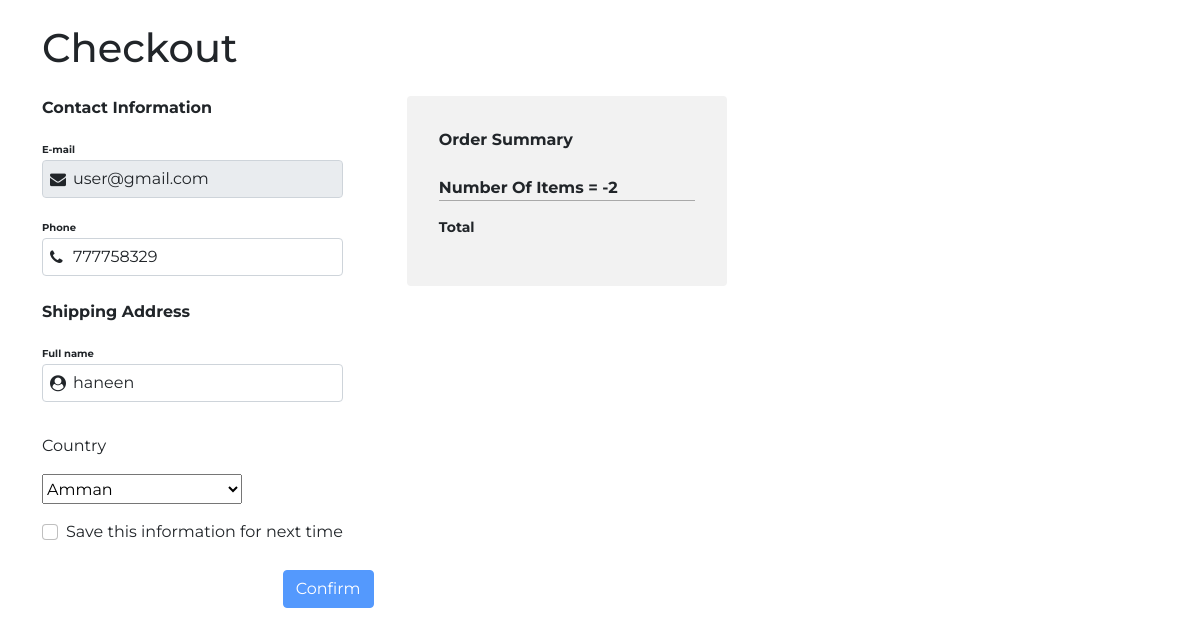
/money/index.php (signed in), run on an earlier commit of the app's database.
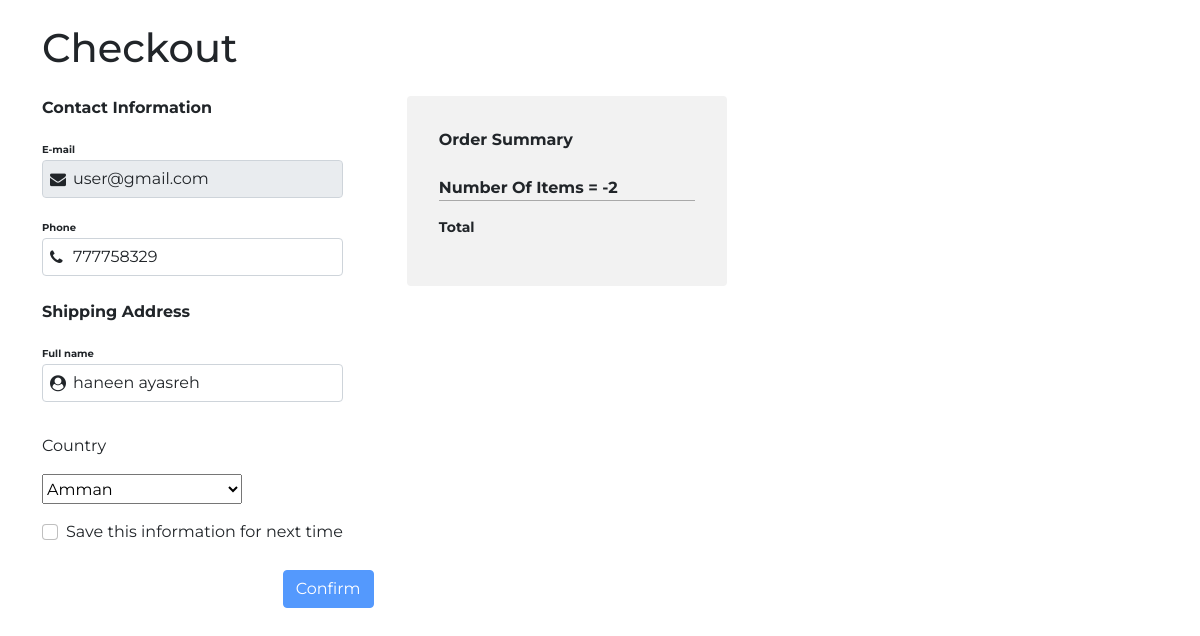
And on a later commit of the database.
### tables this page shows
CREATE TABLE `user` (
  `user_id` int(11) NOT NULL,
  `user_fullname` varchar(50) DEFAULT NULL,
  `user_email` varchar(50) DEFAULT NULL,
  `user_password` varchar(50) DEFAULT NULL,
  `user_date_create` date DEFAULT NULL,
  `user_last_login` date DEFAULT NULL,
  `user_phone` varchar(50) NOT NULL,
  `user_city` varchar(200) NOT NULL
);

### money/index.php (the view, shortened to what this page needs)
<!DOCTYPE html>
<html lang="en">
<head>
    <link href="https://cdn.jsdelivr.net/npm/bootstrap@5.1.3/dist/css/bootstrap.min.css" rel="stylesheet">
    <link rel="stylesheet" href="https://cdnjs.cloudflare.com/ajax/libs/font-awesome/4.7.0/css/font-awesome.min.css">
    <link rel="stylesheet" href="style.css">
</head>
<body>
    <div class="container mt-4">
    <?php include("../admin/includes/config.php");?>
    <?php
        $user_id = $_SESSION['users']['id'];
        $cities = ['Amman','Irbid','Jarash','Blue City','Ajloun'];
        $select = "SELECT * FROM user where user_id = $user_id";
        $res=$conn->query($select);
        $row= $res->fetch_assoc();
    ?>
       <h1>Checkout</h1>
        <section class="mt-4">
            <form name="form">
                <div class="contact">
                    <p class="heading">Contact Information</p>
                    <div class="form-group">
                        <small>E-mail</small>
                        <input type="email" class="form-control" value="<?php echo @$row['user_email'];  ?>" placeholder="Enter you email..." name="email" disabled>
                        <i class="fa fa-envelope"></i>
                    </div>
                    <div class="form-group">
                        <small>Phone</small>
                        <input type="text" class="form-control" value="<?php echo $row['user_phone'] ?>" placeholder="Enter your phone..." name="phone" required>
                        <i class="fa fa-phone"></i>
                    </div>
                </div>
                <div class="address mt-4">
                    <p class="heading">Shipping Address</p>
                    <div class="form-group">
                        <small>Full name</small>
                        <input type="text" class="form-control" value="<?php echo @$row['user_fullname']?>" placeholder="Enter your name..." name="fullname" required>
                        <i class="fa fa-user-circle"></i>
                    </div>
                    <div class="inline_address">
                        <div class="form-group">
                            <p>Country</p>
                                <select class="dropdown" style="height: 30px;">
                                    <?php foreach ($cities as $value):?>
                                    <option class="dropdown-item"> <?php echo $value?></option>
                                   <?php endforeach;?>
                                    </select>
                        </div>
                    </div>
                    <div class="form-check">
                        <input class="form-check-input" type="checkbox" >
                        <label class="form-check-label">
                            Save this information for next time
                        </label>
                    </div>
                </div>
                <a href="http://localhost/pharmacy/">
                <button type="submit" class="btn btn-primary mt-4" onclick="validateForm()">Confirm</button>
                </a>
            </form>
            <div class="cart rounded">
                <strong>Order Summary</strong>
                <br>
                <br>
                <strong>Number Of Items = <?php echo $NOI-2;?> </strong>
                <div class="bottom_row">
                    <p>Total</p>
                </div>
            </div>
        </section>
    </div>
</body>
</html>

What changed in the data, as far as the page shows it:
changed user "user@gmail.com": fullname "haneen" → "haneen ayasreh"
